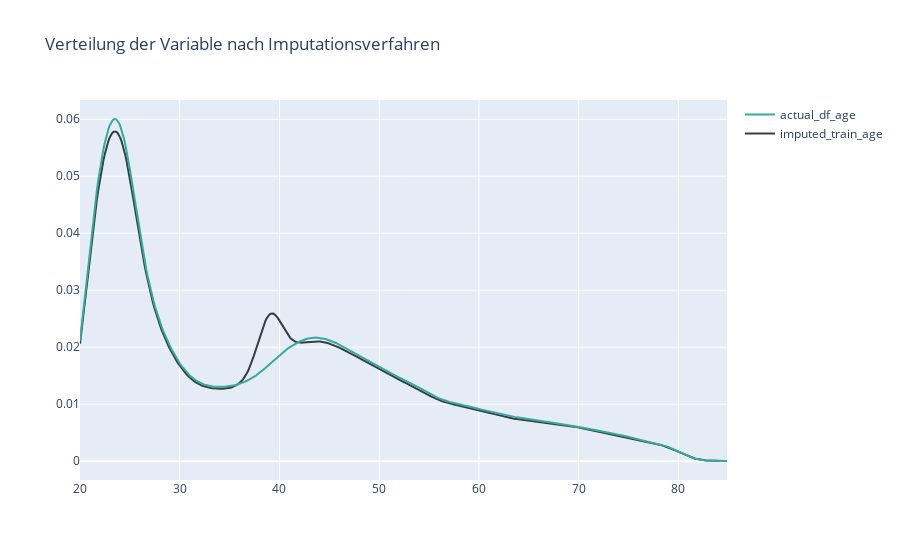

This figure's notebook cell:
### Markdown cell above
#### Visualisierung der Imputationsverfahren

### Code cell
hist_data = [imputed_train_age, actual_df_age]

group_labels = ['imputed_train_age', 'actual_df_age']
colors = ['#333F44', '#37AA9C']

# Create distplot with curve_type set to 'normal'
fig = ff.create_distplot(hist_data, group_labels, show_hist=False, colors=colors, rug_text=None, show_rug=False)

# Add title
fig.update_layout(title_text='Verteilung der Variable nach Imputationsverfahren')
fig.show()

### Figure 1 — Plotly figure (JSON) as saved in the notebook; plotly's stock layout.template omitted (floating-point values rounded to 4 significant figures; data arrays with more than 128 entries replaced by an {"elided": "..."} marker saying what was removed)
{"data": [{"legendgroup": "imputed_train_age", "marker": {"color": "#333F44"}, "mode": "lines", "name": "imputed_train_age", "showlegend": true, "type": "scatter", "x": {"elided": "500 float values"}, "xaxis": "x", "y": {"elided": "500 float values"}, "yaxis": "y"}, {"legendgroup": "actual_df_age", "marker": {"color": "#37AA9C"}, "mode": "lines", "name": "actual_df_age", "showlegend": true, "type": "scatter", "x": {"elided": "500 float values"}, "xaxis": "x", "y": {"elided": "500 float values"}, "yaxis": "y"}], "layout": {"barmode": "overlay", "hovermode": "closest", "legend": {"traceorder": "reversed"}, "title": {"text": "Verteilung der Variable nach Imputationsverfahren"}, "xaxis": {"anchor": "y2", "domain": [0, 1], "zeroline": false}, "yaxis": {"anchor": "free", "domain": [0, 1], "position": 0}}}
